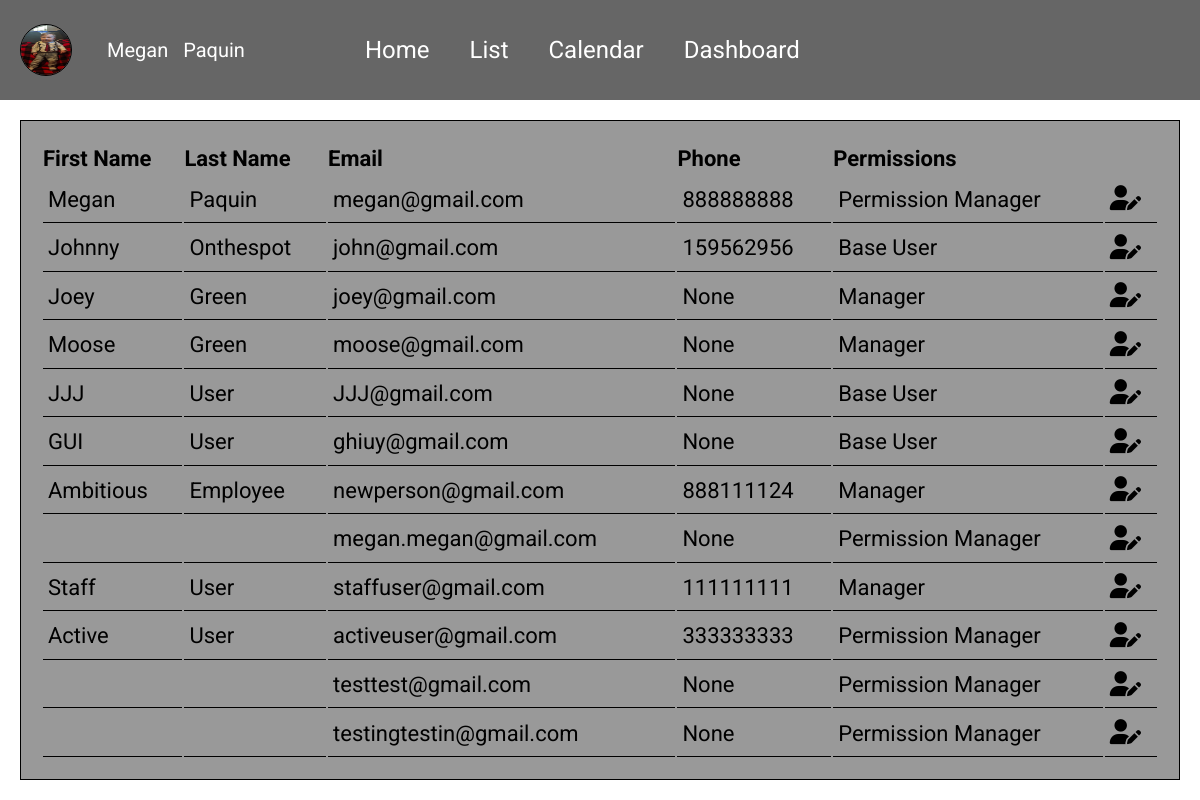
Before: /accounts/permissions (signed in) with the older database file.
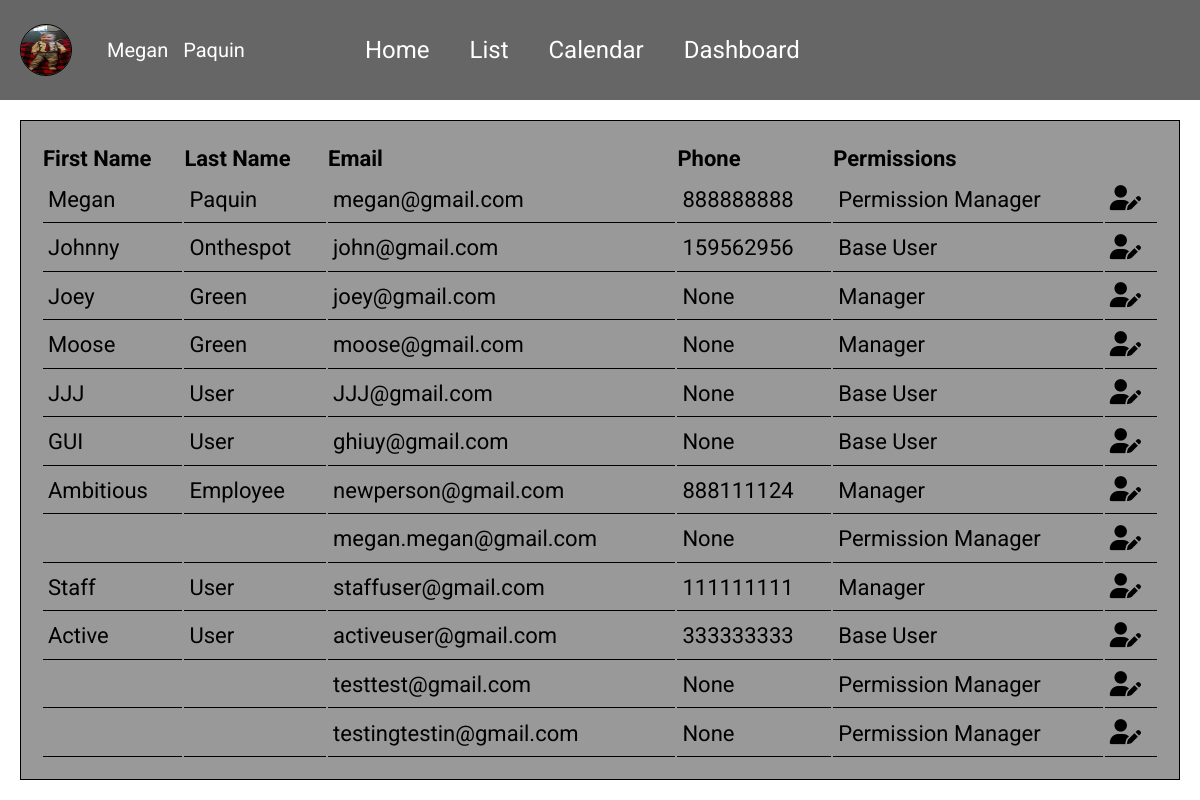
After: the same page with the newer database file.
### accounts/models.py (models this page shows, shortened)
class CustomUser(AbstractBaseUser, PermissionsMixin):
    email = models.EmailField(_('email address'), unique=True)
    is_staff = models.BooleanField(default=False)
    is_active = models.BooleanField(default=True)
    date_joined = models.DateTimeField(default=timezone.now)
    USERNAME_FIELD = 'email'
    REQUIRED_FIELDS = []
    color = models.CharField(max_length=7, default="#FFFFFF")
    first_name = models.CharField(max_length=128)
    last_name = models.CharField(max_length=128)
    phone = models.CharField(max_length=9, null=True)
    image = models.ImageField(upload_to='images/', default='images/default_img.png')
    objects = CustomUserManager()

### accounts/views.py (the view)
# urls.py: path('permissions', PermissionListView.as_view(), name="permissions"),
class PermissionListView(LoginRequiredMixin, UserPassesTestMixin, ListView):
    template_name = "accounts/permissions.html"
    model = CustomUser
    def test_func(self):
        return self.request.user.is_superuser

### templates/accounts/permissions.html (shortened to what this page needs)
{% extends 'base.html' %}
{% load static %}
{% block links %}
<link rel="stylesheet" href="{% static 'css/permissions.css' %}">
{% endblock links %}
{% block contents %}
<table class="perm-table">
    <tr>
         <th scope="col">First Name</th>
         <th scope="col">Last Name</th>
         <th scope="col">Email</th>
         <th scope="col">Phone</th>
         <th scope="col">Permissions</th>
         <th scope="col"></th>
    </tr>
    {% for each in customuser_list %}
    <tr>
        <td>{{ each.first_name }}</td>
        <td>{{ each.last_name }}</td>
        <td>{{ each.email }}</td>
        <td>{{ each.phone }}</td>
        <td>
            {% if each.is_superuser %}
                Permission Manager
            {% elif each.is_staff %}
                Manager
            {% else %}
                Base User
            {% endif %}
        </td>
        <td class="person-icon">
            <a href="{% url 'permissions-edit' each.id %}"><i class="fa-solid fa-user-pen"></i></a>
        </td>
    </tr>
    {% endfor %}
</table>
{% endblock contents %}

Changed rows visible on the page:
changed CustomUser "Active": is_superuser "Permission Manager" → "Base User"
